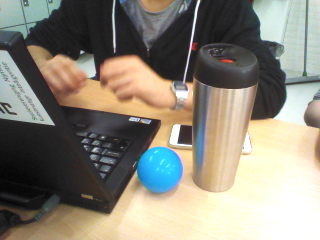
#> input picture ballimage.png, 320 x 240 px
$ python findBall.py   (Python 2 division)
#> lines starting #> are read from the running program, lines starting #| are printed output that depends on the picture; after the words box and inside, x2 and y2 are one past the last pixel; in counts of white or black regions, pixels touching at a corner belong together
import cv2
import numpy as np

###################################
# Apply a threshold
##################################

image = cv2.imread("../ballimage.png")
#> image is the input picture: shape (240, 320, 3); mean B, G, R 122, 134.3, 138.7

lower_blue = np.array([70,50,50], dtype=np.uint8)
upper_blue = np.array([170, 255, 255], dtype=np.uint8)

hsvImage = cv2.cvtColor(image, cv2.COLOR_BGR2HSV)
#> hsvImage: shape (240, 320, 3); mean H, S, V 47, 45, 146.5

color_mask = cv2.inRange(hsvImage, lower_blue, upper_blue)
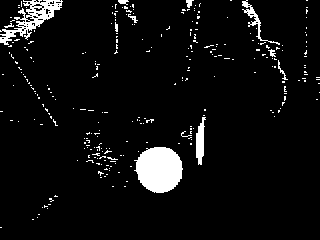
#> color_mask: shape (240, 320); 5.6% white; 275 white regions (264 under 20 px), largest, box (x1, y1, x2, y2) and area: (134, 147, 183, 193) 1712, (0, 0, 63, 45) 914, (196, 117, 206, 165) 296

blue_image = cv2.bitwise_and(image, image, mask=color_mask)


##############################################
# Remove noise from mask and smooth result
#############################################
kernel = np.ones((9,9), np.uint8)

opening = cv2.morphologyEx(color_mask, cv2.MORPH_OPEN, kernel)
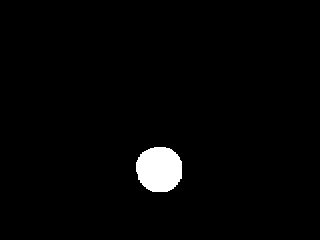
#> opening: shape (240, 320); 2.2% white; 1 white region, box (x1, y1, x2, y2) and area: (136, 147, 182, 192) 1694
closing = cv2.morphologyEx(color_mask, cv2.MORPH_CLOSE, kernel)
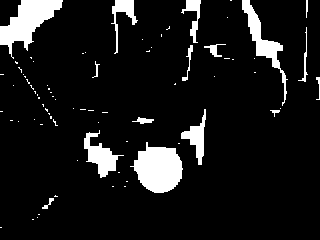
#> closing: shape (240, 320); 9.3% white; 77 white regions (61 under 20 px), largest, box (x1, y1, x2, y2) and area: (130, 142, 183, 193) 1793, (0, 0, 63, 59) 1627, (242, 0, 288, 106) 981

smoothed_mask = cv2.GaussianBlur(closing, (9,9), 0)
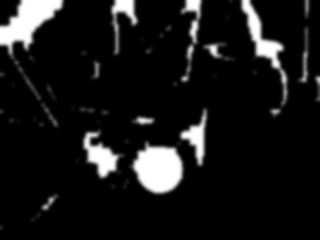
#> smoothed_mask: shape (240, 320); min 0, max 255, mean 23.7


#################################################
# Find circular shapes
#################################################
blue_image = cv2.bitwise_and(image, image, mask=smoothed_mask)
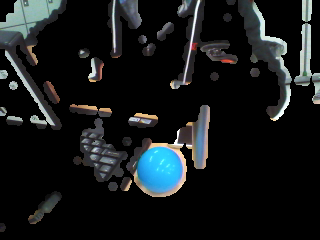
#> blue_image: shape (240, 320, 3); mean B, G, R 26.7, 25.7, 22.2

gray_image = blue_image[:, :, 2]
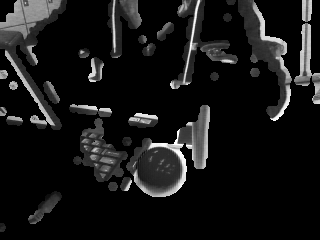
#> gray_image: shape (240, 320); min 0, max 255, mean 22.2

# cv2.imshow("Result", blue_image)


circles = cv2.HoughCircles(
    gray_image,
    cv2.HOUGH_GRADIENT,
    1,
    5,
    param1 = 200,
    param2 = 20,
    minRadius = 5,
    maxRadius = 100
)
#> circles = 417 rows, first 8: [122.5, 66.5, 89.5], [123.5, 72.5, 86.2], [127.5, 69.5, 95], [122.5, 61.5, 91.7], [121.5, 56.5, 93.9], [191.5, 99.5, 95], [100.5, 36.5, 91.7], [112.5, 68.5, 82.9]


if not circles is None:
    circle = circles[0, :][0]
#> circle = [122.5, 66.5, 89.5]
    print circle
#| [122.5  66.5  89.5]
    cv2.circle(image, (circle[0], circle[1]), circle[2], (0, 255, 0), 2)
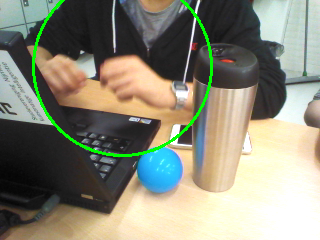
#> image: shape (240, 320, 3); 1.7% of pixels changed, all inside (x1, y1, x2, y2) = (32, 0, 213, 157)

cv2.imshow("Result", image)
cv2.waitKey()
